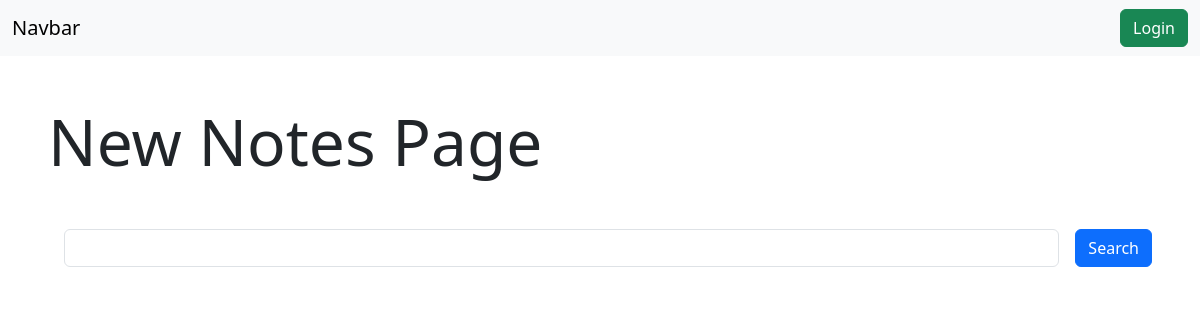
Page /view_notes/ on the earlier database version.
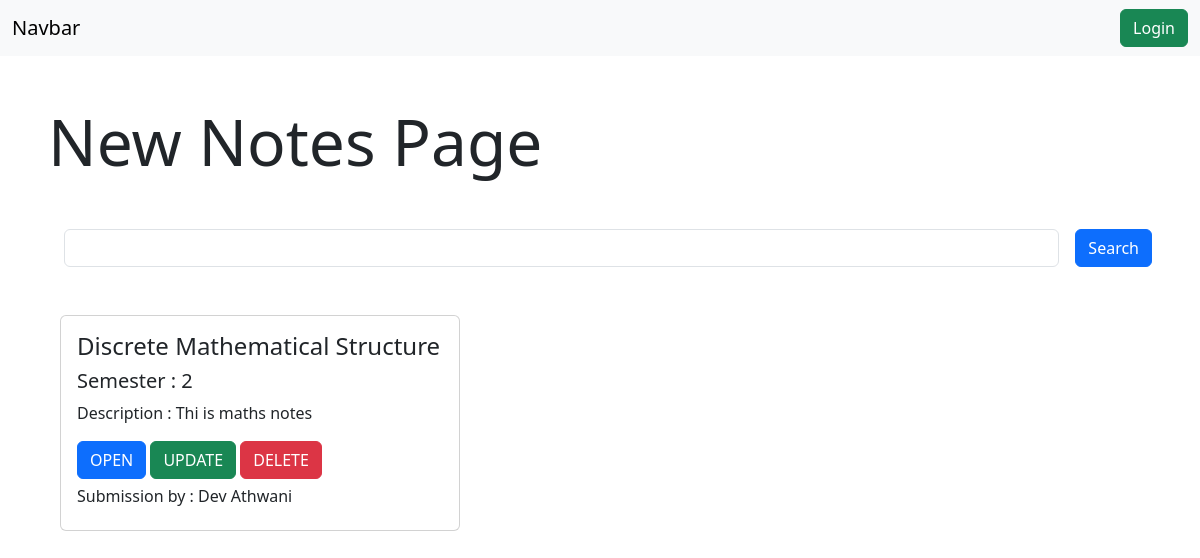
Same page on the later database version.
### Notes/models.py (models this page shows, shortened)
class Notes(models.Model):
    student_name = models.CharField(max_length=100)
    student_id = models.IntegerField()
    student_sem = models.IntegerField()
    student_sub = models.CharField(max_length=100)
    note_desc = models.TextField()
    note_file = models.FileField(upload_to="submit_notes")

### Notes/views.py (the view)
# urls.py: path('view_notes/',view_notes,
def view_notes(request):
    notes = Notes.objects.all();
    if request.GET.get('search'):
        notes = notes.filter(student_sub__icontains = request.GET.get('search'))
    return render(request,"view_notes.html",context={'notes' : notes})

### Notes/templates/view_notes.html (shortened to what this page needs)
{%extends "base.html"%}
{%block start%}
<h1 class="display-3 m-5">New Notes Page</h1>
<form action="">
  <div class="my-5 d-flex align-items-center mx-5">
      <input name = "search" type="text" class="form-control mx-3"  >
      <button type="submit" class="btn btn-primary">Search</button>
      </div>
</form>
<div class="container d-flex flex-row m-5 justify-content-between align-content-between flex-wrap ">
  <form action="">
    {%for note in notes%}
    <div class="card d-inline-flex mb-3" style="width: 25rem;">
        <div class="card-body">
          <h4 class="card-title">{{note.student_sub}}</h5>
          <h5 class="card-title">Semester : {{note.student_sem}}</h6>
          <p class="card-text"> Description : {{note.note_desc}}</p>
          <a href="/media/{{note.note_file}}" class="btn btn-primary">OPEN</a>
          <a href="/update_note/{{note.id}}" class="btn btn-success">UPDATE</a>
          <a href="/delete_note/{{note.id}}" class="btn btn-danger">DELETE</a>
          <h6 class="card-title mt-2">Submission by : {{note.student_name}}</h5>
        </div>
      </div>
      {%endfor%}
</div>
{%endblock%}

Differences in the rows shown:
added Notes: student_sub "Discrete Mathematical Structure", student_sem "2", note_desc "Thi is maths notes", student_name "Dev Athwani"
